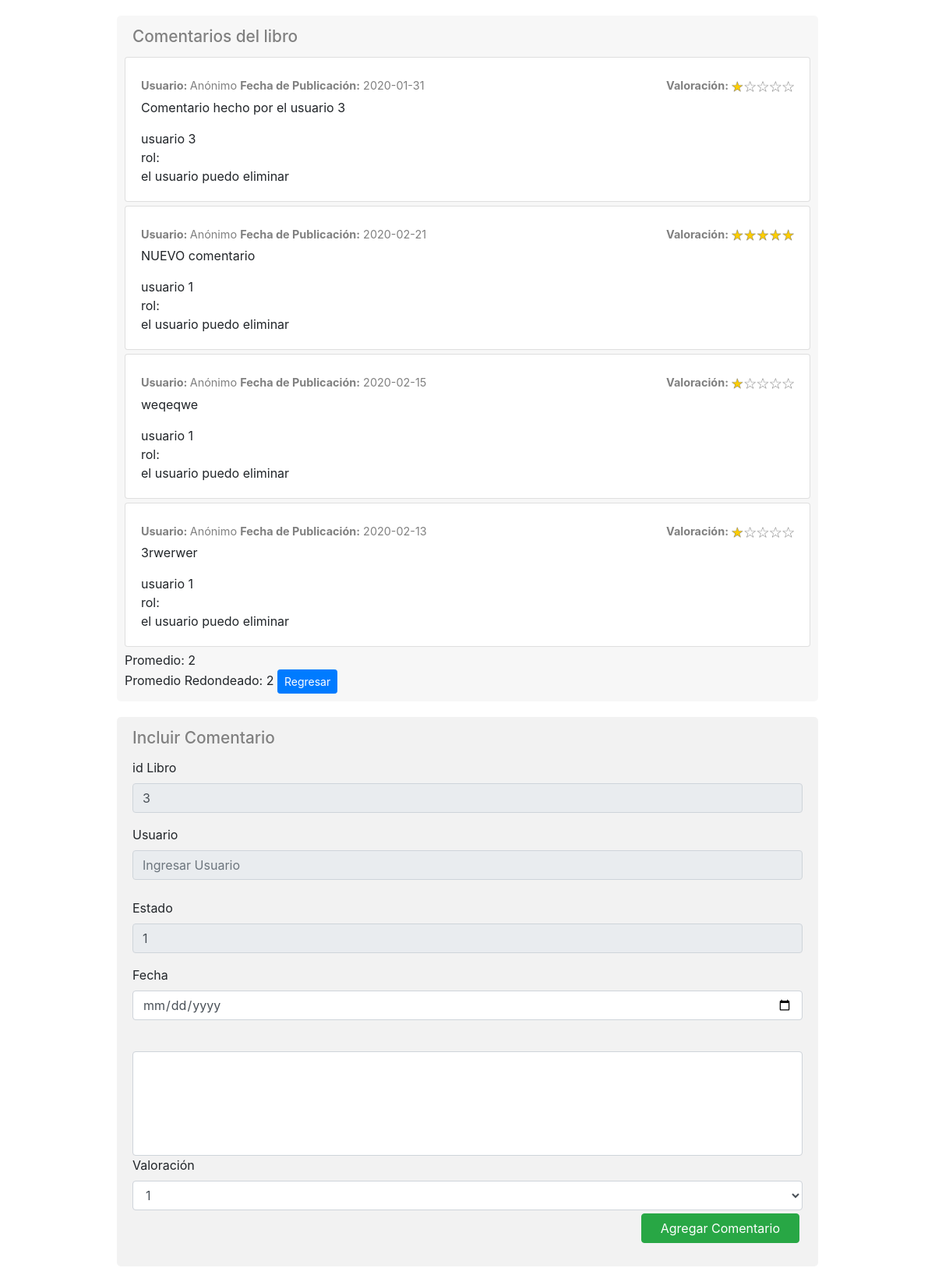
/Comentarios/todosLosComentarios.php?idLibro=3, run on the app's committed database.
### tables this page shows
CREATE TABLE `comentarios` (
  `idComentario` int(11) NOT NULL,
  `fechaComentario` varchar(100) NOT NULL,
  `comentario` text NOT NULL,
  `valoracion` int(11) NOT NULL,
  `estado` int(11) NOT NULL,
  `idLibro` int(11) NOT NULL,
  `idUsuario` int(11) NOT NULL
);

### Conn/Database.php (called while the page is built, shortened)
<?php
class Databse{
  public $host = 'localhost';
  public $user = 'root';
  public $pass = '';
  public $db = 'proyectolibreria';
  function __construct()
  {
    $this->conn = $this->connectToDatabase();
    return $this->conn;
  }
  function connectToDatabase(){
    $conn = mysqli_connect($this->host, $this->user, $this->pass, $this->db);
    return $conn;
  }
}

### Comentarios/Comentarios.php (called while the page is built, shortened)
<?php
include_once(PATH . '/Conn/Database.php');
class Comentario
{
    function __construct()
    {
        $db = new Databse();
        $this->conn =  $db->__construct();
    }
    function todosComentariosLibro($idLibro){
        $sql = "SELECT * FROM comentarios WHERE idLibro=$idLibro AND estado=1 ORDER BY idComentario DESC";
        return mysqli_query($this->conn, $sql);
    }
}

### Comentarios/todosLosComentarios.php (the view, shortened to what this page needs)
<?php
include('../includes/links.php');
include_once('Comentarios.php');
$simulacionIdUsuario= $_SESSION['idUsuario'];
$comentario1 = new Comentario();
$conteo=0;
$valoracionTotal=0;
$promedioValoracion = 0;
$rol=$_SESSION['rol'];
if (isset($_GET) && !empty($_GET)) {
    $idLibro=$_GET['idLibro'];
    $todosLosComentarios = $comentario1-> todosComentariosLibro($idLibro);
}
?>
    <section class="comentarios">
        <div class="titulo">
            <h2>
            Comentarios del libro
            </h2>
        </div>
        <?php
        while ($come = mysqli_fetch_object($todosLosComentarios)) {
            echo "<div class='card'>";
            echo "<div class='card-body'>";
                echo "<div class='valores'><div class='fechaComentario'><strong>Usuario: </strong>Anónimo <strong>Fecha de Publicación:</strong> $come->fechaComentario</div>";
                switch ($come->valoracion) {
                    case 1:
                        echo " <div class='valoracion'><strong>Valoración:</strong> <img src='../includes/imagenes/valoracion_uno.png' alt='Valoración 1' width='80px'></div></div>";
                        break;
                    case 5:
                        echo " <div class='valoracion'><strong>Valoración:</strong> <img src='../includes/imagenes/valoracion_cinco.png' alt='Valoración 5' width='80px'></div></div>";
                        break;
                }
                 echo "<p class='card-text'>$come->comentario</p>";
                 echo "usuario $come->idUsuario</br>";
                 echo "rol:$rol </br>";
                if($rol==0){
                    echo ("el usuario puedo eliminar");
               }
            echo "</div>";
            echo "</div>";
            $valoracionTotal+=$come->valoracion;
            $conteo++;
        }
        if ($conteo!=0){
            $promedioValoracion= $valoracionTotal/$conteo;
            echo "Promedio: $promedioValoracion <br>";
        }
        $promedioRedondeado = round($promedioValoracion);
        echo "Promedio Redondeado: ". $promedioRedondeado;
        ?>
         <div class="btn btn-primary btn-sm" onclick="history.back()">Regresar</div>
    </section>
    <section class="nuevoComentario">
        <div class="titulo">
            <h2>
            Incluir Comentario
            </h2>
        </div>
        <div class="formulario">
            <form method="POST" enctype="multipart/form-data" class="m3">
            <div class="form-group">
                <label for="">id Libro</label>
                <input name="idLibro" id="idLibro" class="form-control" placeholder="Ingresar libro" type="text" readonly value="<?=$idLibro?>">
            </div>
                <label for="idUsuario">Usuario</label>
                <input name="idUsuario" id="idUsuario" class="form-control" placeholder="Ingresar Usuario" type="text" readonly value="<?=$simulacionIdUsuario?>"></br>
            <div class="form-group">
                <label for="">Estado</label>
                <input type="text" class="form-control" id="estado" name="estado" value="1" readonly>
            </div>
            <div class="form-group">
                <label for="fechaComentario">Fecha</label>
                <input name="fechaComentario" id="fechaComentario" class="form-control" placeholder="Ingresar Fecha" type="date" required></br>
            </div>
            <div class="form-group">
            <textarea name="comentario" id="comentario" cols="30" rows="5" class="form-control"></textarea>
            <label for="">Valoración</label>
            <select name="valoracion" id="valoracion" class="form-control">
                <option value="1">1</option>
            </select>
            <div class="d-flex flex-row-reverse bd-highlight">
            <button class="btn btn-success m-1 pl-4 pr-4" type="submit">Agregar Comentario</button>
            </div>
            </div>
        </form>
        </div>
    </section>

### includes/estilos.css (style rules this page uses)
.comentarios { background-color: rgba(0, 0, 0, 0.03); box-sizing: border-box; padding: 10px; border-radius: 5px; width: 100%; max-width: 900px; margin: 20px auto; }
.comentarios .titulo h2 { font-size: 1.3em; padding: 5px 10px; color: grey; }
.comentarios .valores { display: flex; justify-content: space-between; }
.comentarios .fechaComentario { font-size: .9em; padding: 5px 0; color: grey; }
.comentarios .valoracion { font-size: .9em; padding: 5px 0; color: grey; }
.comentarios .card { margin: 5px 0; }
.nuevoComentario { background-color: rgba(0, 0, 0, 0.05); box-sizing: border-box; padding: 10px; border-radius: 5px; width: 100%; max-width: 900px; margin: 20px auto; }
.nuevoComentario .titulo h2 { font-size: 1.3em; padding: 5px 10px; color: grey; }
.nuevoComentario .formulario { margin: 5px 10px; }
.nuevoComentario .formulario textarea { resize: none; }

### data on the page
comentarios: fechaComentario "2020-01-31", valoracion 1 (drawn), comentario "Comentario hecho por el usuario 3", idUsuario "3"
comentarios: fechaComentario "2020-02-21", valoracion 5 (drawn), comentario "NUEVO comentario", idUsuario "1"
comentarios: fechaComentario "2020-02-15", valoracion 1 (drawn), comentario "weqeqwe", idUsuario "1"
comentarios: fechaComentario "2020-02-13", valoracion 1 (drawn), comentario "3rwerwer", idUsuario "1"

### other printed values
$promedioValoracion "2"
$promedioRedondeado "2"
